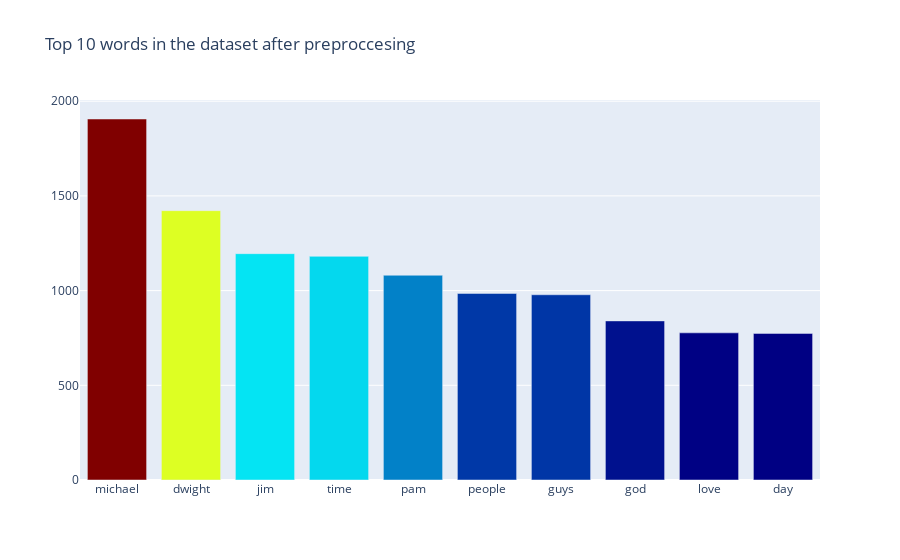

Notebook code cell kept with this figure:
### Code cell
show_top_words_preproccesed(n_words=10)

### Figure 1 — Plotly figure (JSON) as saved in the notebook; plotly's stock layout.template omitted (floating-point values rounded to 4 significant figures)
{"data": [{"marker": {"color": [1906, 1422, 1195, 1181, 1081, 985, 978, 840, 777, 774], "colorscale": [[0, "rgb(0,0,131)"], [0.2, "rgb(0,60,170)"], [0.4, "rgb(5,255,255)"], [0.6, "rgb(255,255,0)"], [0.8, "rgb(250,0,0)"], [1, "rgb(128,0,0)"]]}, "type": "bar", "x": ["michael", "dwight", "jim", "time", "pam", "people", "guys", "god", "love", "day"], "y": [1906, 1422, 1195, 1181, 1081, 985, 978, 840, 777, 774]}], "layout": {"title": {"text": "Top 10 words in the dataset after preproccesing"}}}
